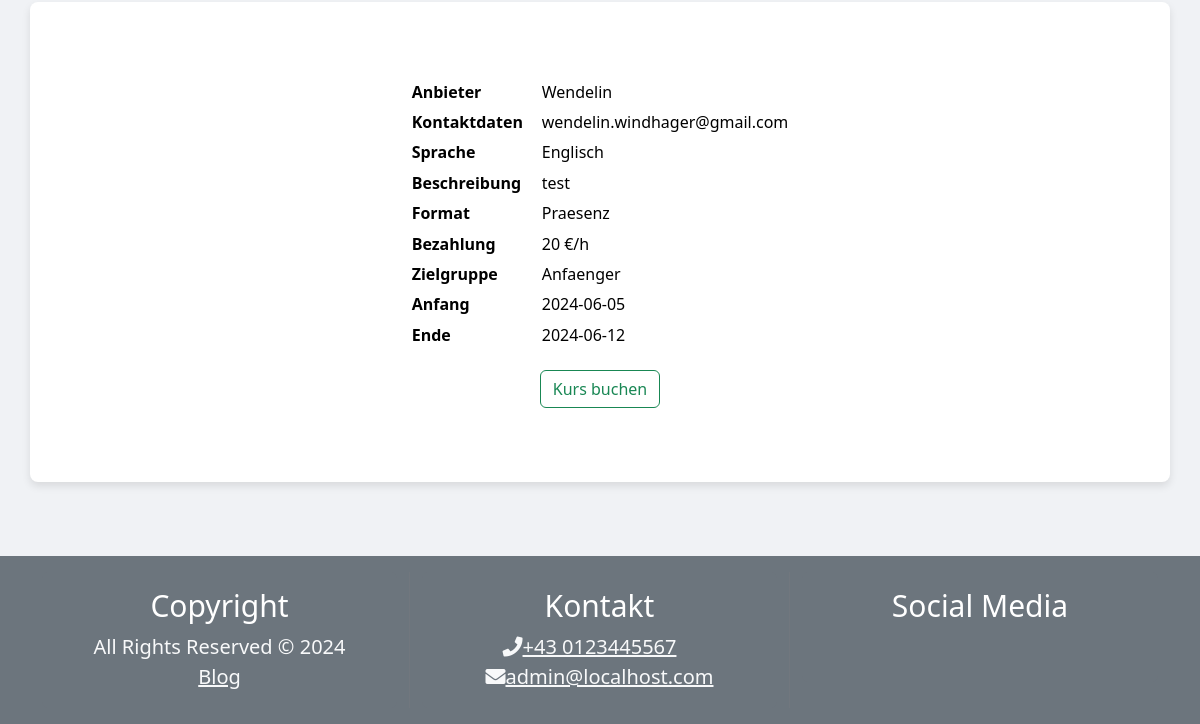
Before: /frontend/kursliste.php (lower part) with the older database file.
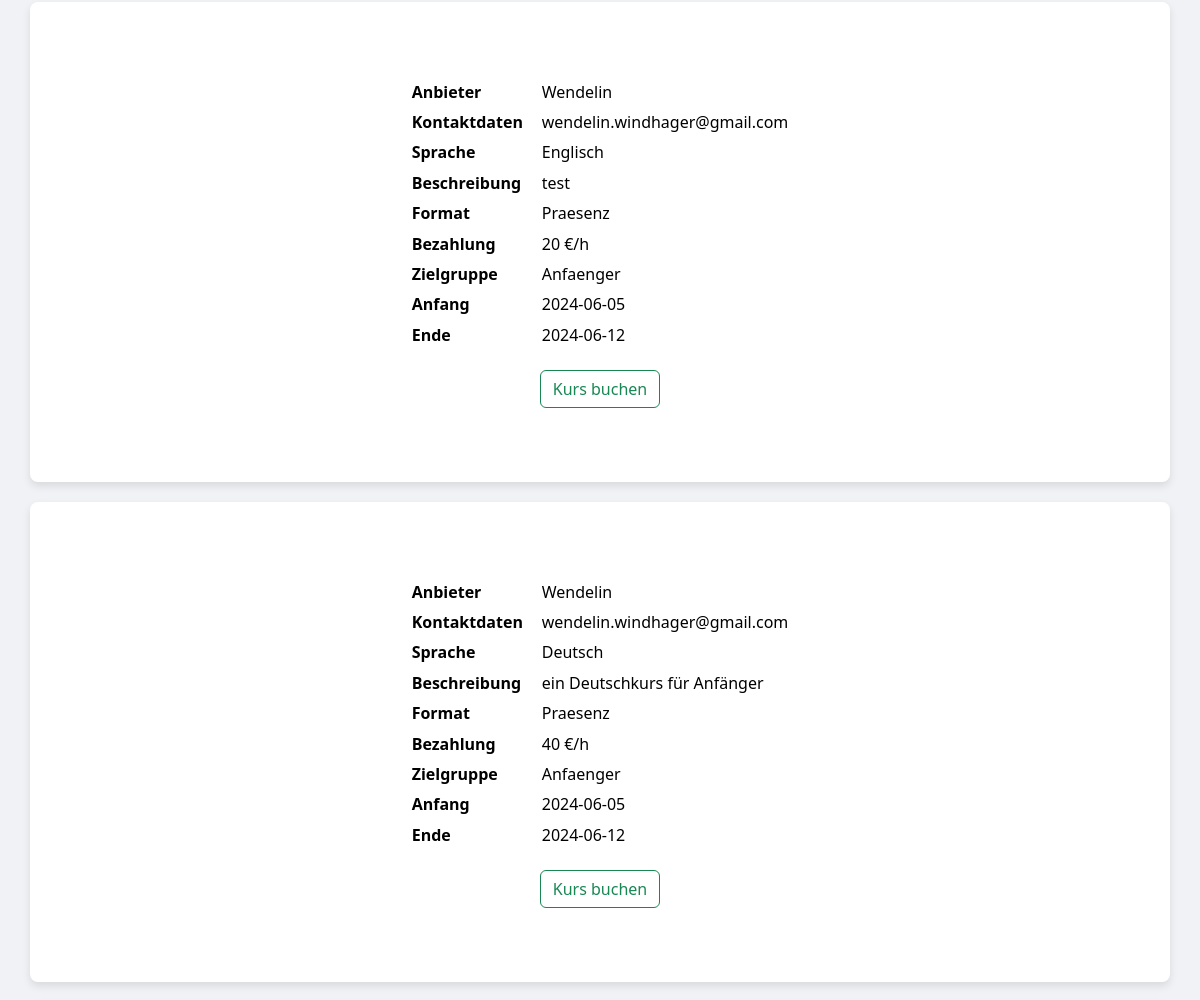
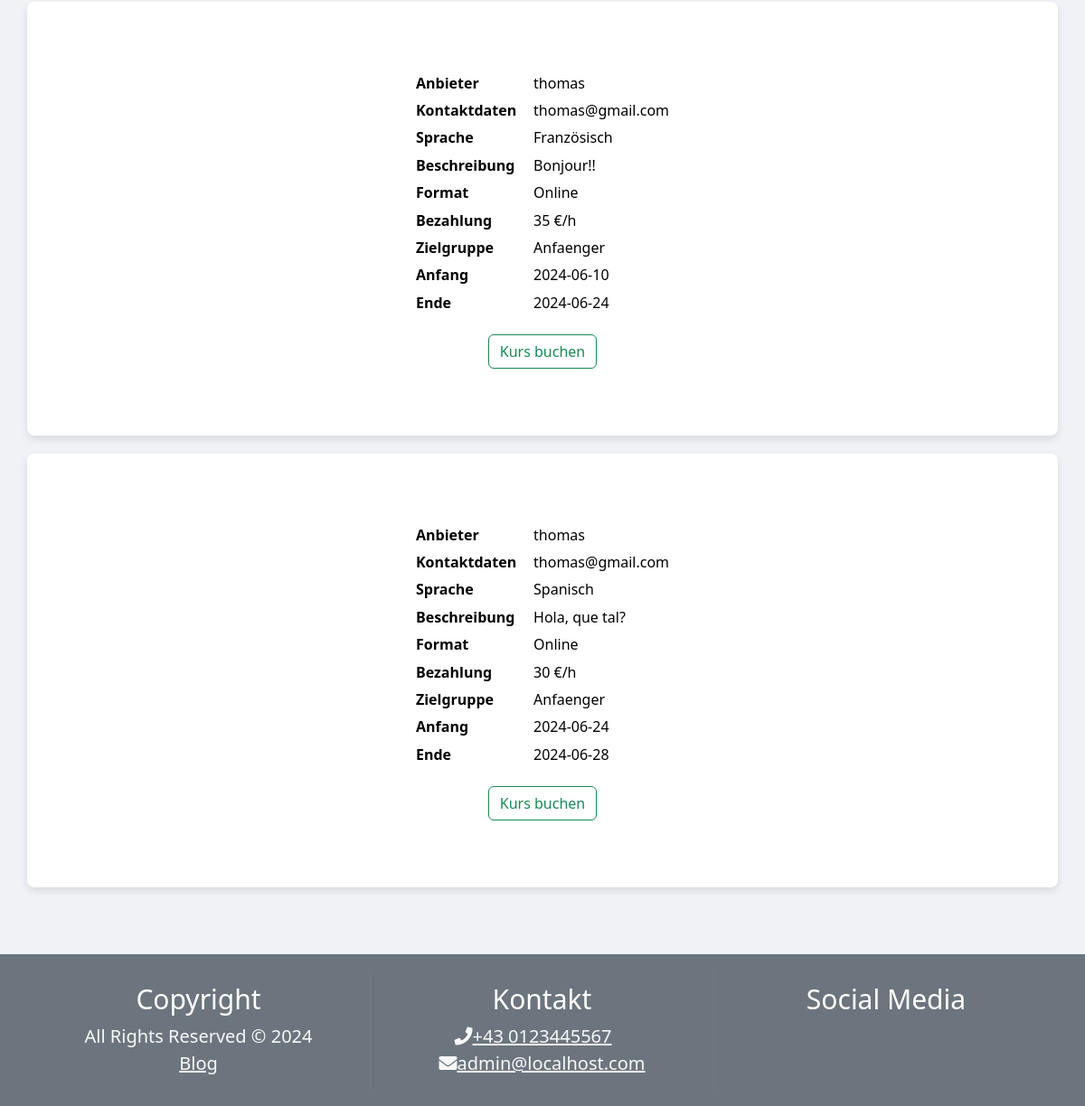
After: the same page with the newer database file (2 pictures, top to bottom).
### tables this page shows
CREATE TABLE `kurse` (
                         `Kursname` text NOT NULL,
                         `Anbieter_Email` text NOT NULL,
                         `Anbieter` text NOT NULL,
                         `Sprache` text NOT NULL,
                         `Beschreibung` text NOT NULL,
                         `Kursformat` enum('Online','Praesenz') NOT NULL,
                         `Zielgruppe` enum('Anfaenger','Fortgeschritten','Experte') NOT NULL,
                         `Kursdauer_Anfang` date NOT NULL,
                         `Kursdauer_Ende` date NOT NULL,
                         `Preis` int(11) NOT NULL,
                         `Gebucht` tinyint(1) NOT NULL,
                         `Gebucht_von` text NOT NULL,
                         `KursID` int(11) NOT NULL
);

### frontend/kursliste.php (the view, shortened to what this page needs)
<!DOCTYPE html>
<html lang="de">
<head>
    <link href="https://cdn.jsdelivr.net/npm/bootstrap@5.3.3/dist/css/bootstrap.min.css" rel="stylesheet">
    <link rel="stylesheet" href="https://cdnjs.cloudflare.com/ajax/libs/font-awesome/5.15.4/css/all.min.css">
    <link rel="stylesheet" href="../css/style.css">
</head>
<body>
<main>
    <br><br><h1 class="welcome-heading">Kursliste</h1><br>
    <?php
    $db = getDBConnection();
    $currentuser = $_SESSION['username'];
    $isTutor = isset($_SESSION['isTutor']) && $_SESSION['isTutor'];
    if ($isTutor) {
        $sql = "SELECT Kursname, Anbieter, Anbieter_Email, Sprache, Beschreibung, Kursformat, Zielgruppe, Kursdauer_Anfang, Kursdauer_Ende, Preis
                FROM kurse
                WHERE Anbieter = '$currentuser'";
    } else {
        $sql = "SELECT Kursname, Anbieter, Anbieter_Email, Sprache, Beschreibung, Kursformat, Zielgruppe, Kursdauer_Anfang, Kursdauer_Ende, Preis
                FROM kurse
                WHERE KursID NOT IN (SELECT KursID FROM kurse WHERE Gebucht_von = '$currentuser')";
    }
    $result = $db->query($sql);
    if ($result->num_rows > 0) {
        while ($row = $result->fetch_assoc()) {
            ?>
            <div class="buttonbox">
                <table class="table table-borderless">
                    <tbody class="table-body">
                    <tr>
                        <td class="label">Anbieter &nbsp;&nbsp;</td>
                        <td class="data"><?php echo $row['Anbieter']; ?></td>
                    </tr>
                    <tr>
                        <td class="label">Kontaktdaten &nbsp;&nbsp;</td>
                        <td class="data"><?php echo $row['Anbieter_Email']; ?></td>
                    </tr>
                    <tr>
                        <td class="label">Sprache &nbsp;&nbsp;</td>
                        <td class="data"><?php echo $row['Sprache']; ?></td>
                    </tr>
                    <tr>
                        <td class="label">Beschreibung &nbsp;&nbsp;</td>
                        <td class="data"><?php echo $row['Beschreibung']; ?></td>
                    </tr>
                    <tr>
                        <td class="label">Format &nbsp;&nbsp;</td>
                        <td class="data"><?php echo $row['Kursformat']; ?></td>
                    </tr>
                    <tr>
                        <td class="label">Bezahlung &nbsp;&nbsp;</td>
                        <td class="data"><?php echo $row['Preis']; ?> €/h</td>
                    </tr>
                    <tr>
                        <td class="label">Zielgruppe &nbsp;&nbsp;</td>
                        <td class="data"><?php echo $row['Zielgruppe']; ?></td>
                    </tr>
                    <tr>
                        <td class="label">Anfang &nbsp;&nbsp;</td>
                        <td class="data"><?php echo $row['Kursdauer_Anfang']; ?></td>
                    </tr>
                    <tr>
                        <td class="label">Ende &nbsp;&nbsp;</td>
                        <td class="data"><?php echo $row['Kursdauer_Ende']; ?></td>
                    </tr>
                    </tbody>
                </table>
                <?php if (!$isTutor) { ?>
                    <button class="btn btn-outline-success btn-buchen" data-kursname="<?php echo $row['Kursname']; ?>">Kurs buchen</button>
                <?php } ?>
            </div>
            <?php
        }
    } else {
        echo "Keine Kurse gefunden.";
    }
    ?>
</main>
<footer>
    <?php include './footer.php'; ?>
</footer>
</body>
</html>

Changed rows visible on the page:
now on this page (row edited): kurse: Anbieter "Wendelin", Anbieter_Email "wendelin.windhager@gmail.com", Sprache "Deutsch", Beschreibung "ein Deutschkurs für Anfänger", Kursformat "Praesenz", Preis "40", Zielgruppe "Anfaenger", Kursdauer_Anfang "2024-06-05", Kursdauer_Ende "2024-06-12"
added kurse: Anbieter "thomas", Anbieter_Email "thomas@gmail.com", Sprache "Französisch", Beschreibung "Bonjour!!", Kursformat "Online", Preis "35", Zielgruppe "Anfaenger", Kursdauer_Anfang "2024-06-10", Kursdauer_Ende "2024-06-24"
added kurse: Anbieter "thomas", Anbieter_Email "thomas@gmail.com", Sprache "Spanisch", Beschreibung "Hola, que tal?", Kursformat "Online", Preis "30", Zielgruppe "Anfaenger", Kursdauer_Anfang "2024-06-24", Kursdauer_Ende "2024-06-28"
